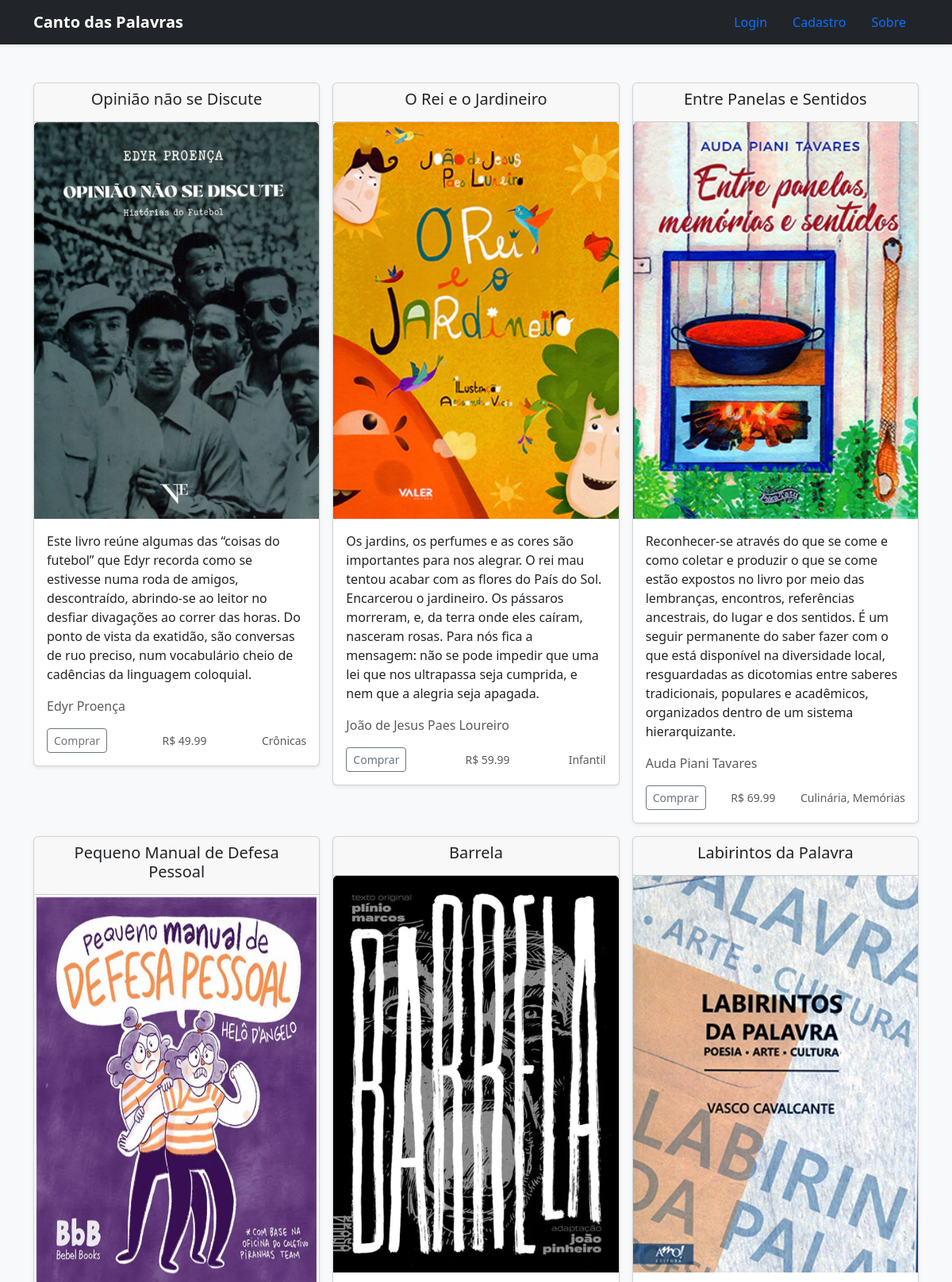
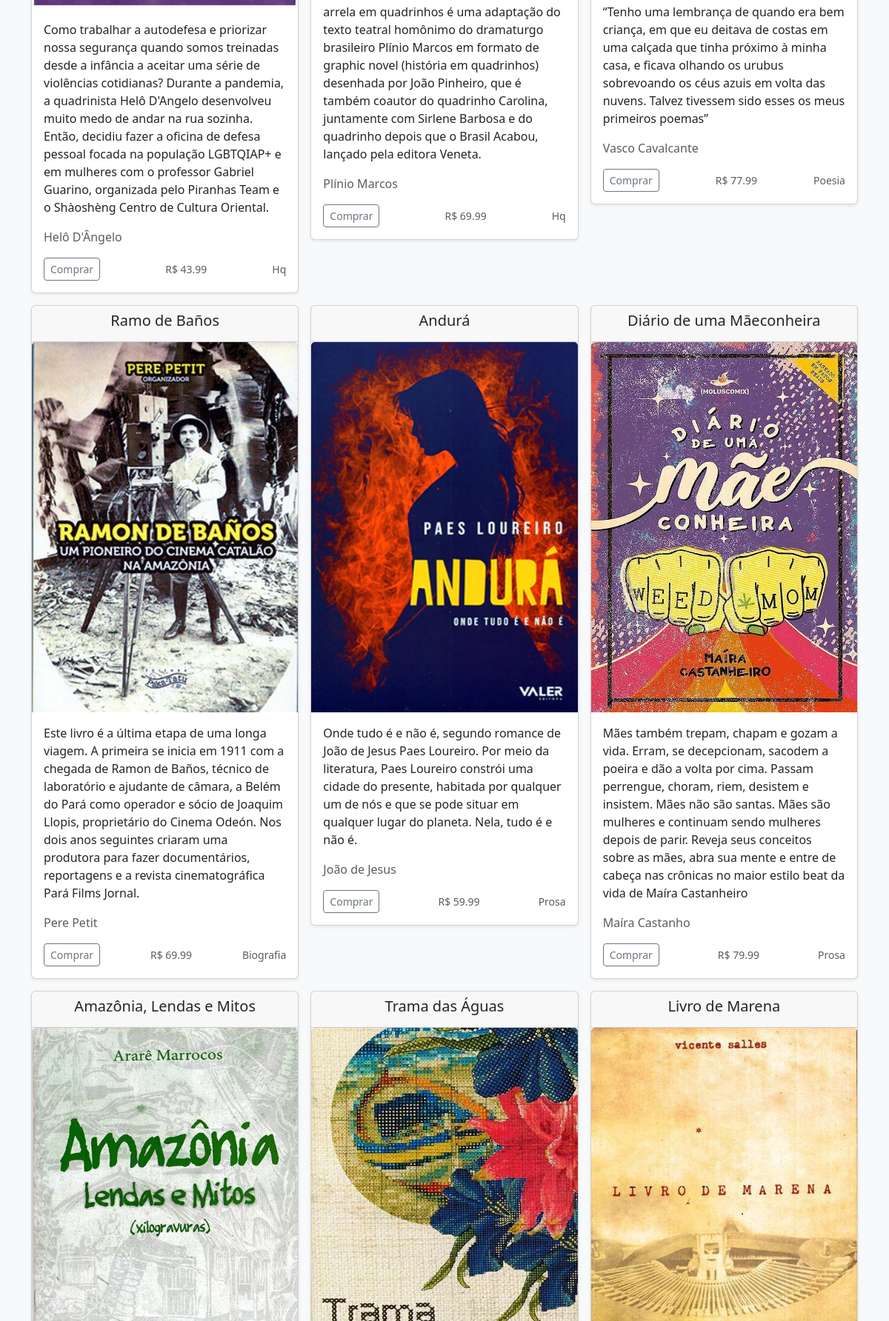
The page / (upper part) on the database its author committed (2 pictures, top to bottom).
### tables this page shows
CREATE TABLE `livros` (
  `idlivro` int(11) NOT NULL,
  `nomelivro` varchar(255) NOT NULL,
  `nomeautor` varchar(255) NOT NULL,
  `descricao` text NOT NULL,
  `preco` decimal(7,2) NOT NULL,
  `tema` varchar(255) NOT NULL,
  `imagem` varchar(500) NOT NULL
);

### index.php (the view, shortened to what this page needs)
<?php
require_once('src/conexao-bd.php');
$sql = 'SELECT idlivro, nomelivro, nomeautor, descricao, preco, tema, imagem FROM livros';
$livros = $pdo->query($sql, null);
?>
<!doctype html>
<html lang="pt-br" data-bs-theme="auto">
  <head><script src="../assets/js/color-modes.js"></script>
    <link rel="stylesheet" href="https://cdn.jsdelivr.net/npm/@docsearch/css@3">
    <link href="../assets/dist/css/bootstrap.min.css" rel="stylesheet">
    <link href="assets/dist/css/style.css" rel="stylesheet">
  </head>
  <body>
<header class="navbar navbar-dark bg-dark shadow-sm">
  <div class="container">
    <a href="index.php" class="navbar-brand d-flex align-items-center">
      <strong>Canto das Palavras</strong>
    </a>
    <ul class="nav">
      <?php
      if(isset($_SESSION['idusuario'])){
        echo '<li class="nav-item">
                <a class="nav-link btn btn-outline-light" href="logout.php">Logout</a>
              </li>
              <li class="nav-item">
                <a class="nav-link btn btn-outline-light" href="carrinho.php">Carrinho</a>
              </li>
              <li class="nav-item">
                <a class="nav-link btn btn-outline-light" href="contato.php">Contato</a>
              </li>
              <li class="nav-item">
                <a class="nav-link btn btn-outline-light" href="sobre.php">Sobre</a>
              </li>'
              ;
      } else {
        echo '<li class="nav-item">
                <a class="nav-link btn btn-outline-light" href="login.php">Login</a>
              </li>
              <li class="nav-item">
                <a class="nav-link btn btn-outline-light" href="cadastrousuario.php">Cadastro</a>
              </li>
              <li class="nav-item">
                <a class="nav-link btn btn-outline-light" href="sobre.php">Sobre</a>
              </li>'
              ;
      }?>
    </ul>
  </div>
</header>
<main>
  <div class="album py-5 bg-body-tertiary">
    <div class="container">
      <div class="row row-cols-1 row-cols-sm-2 row-cols-md-3 g-3">
        <?php foreach($livros as $livro): ?>
          <div class="col">
              <div class="card shadow-sm">
                  <div class="card-header">
                      <h5 class="card-title text-center"><?= $livro["nomelivro"]; ?></h5>
                  </div>
                  <img src="<?=$livro["imagem"];?>" class="card-img-top" width="80" height="500">
                  <div class="card-body">
                      <p class="card-text"><?= $livro["descricao"]; ?></p>
                      <p class="text-body-secondary"><?= $livro["nomeautor"]; ?></p>
                      <div class="d-flex justify-content-between align-items-center">
                          <?php if (isset($_SESSION['idusuario'])): ?>
                              <form action="carrinhobd.php" method="post">
                                  <input type="hidden" name="idlivro" value="<?= $livro['idlivro']; ?>">
                                  <button type="submit" class="btn btn-sm btn-outline-secondary" name="adicionar_carrinho">Adicionar ao Carrinho</button>
                              </form>
                          <?php else: ?>
                              <a href="login.php">
                                  <button type="button" class="btn btn-sm btn-outline-secondary">Comprar</button>
                              </a>
                          <?php endif; ?>
                          <small class="text-body-secondary"><?= "R$ " . $livro["preco"]; ?></small>
                          <small class="text-body-secondary"><?= $livro["tema"]; ?></small>
                      </div>
                  </div>
              </div>
          </div>
        <?php endforeach; ?>
      </div>
    </div>
  </div>
</main>
</body>
</html>

### rows shown on the page
livros: nomelivro "Opinião não se Discute", imagem (picture), descricao "Este livro reúne algumas das “coisas do futebol” que Edyr recorda como se estivesse numa roda de amigos, descontraído, abrindo-se ao leitor no desfiar divagações ao correr das horas. Do ponto de vista da exatidão, são conversas de ruo preciso, num vocabulário cheio de cadências da linguagem coloquial.", nomeautor "Edyr Proença", shows "Comprar", preco "49.99", tema "Crônicas"
livros: nomelivro "O Rei e o Jardineiro", imagem (picture), descricao "Os jardins, os perfumes e as cores são importantes para nos alegrar. O rei mau tentou acabar com as flores do País do Sol. Encarcerou o jardineiro. Os pássaros morreram, e, da terra onde eles caíram, nasceram rosas. Para nós fica a mensagem: não se pode impedir que uma lei que nos ultrapassa seja cumprida, e nem que a alegria seja apagada.", nomeautor "João de Jesus Paes Loureiro", shows "Comprar", preco "59.99", tema "Infantil"
livros: nomelivro "Entre Panelas e Sentidos", imagem (picture), descricao "Reconhecer-se através do que se come e como coletar e produzir o que se come estão expostos no livro por meio das lembranças, encontros, referências ancestrais, do lugar e dos sentidos. É um seguir permanente do saber fazer com o que está disponível na diversidade local, resguardadas as dicotomias entre saberes tradicionais, populares e acadêmicos, organizados dentro de um sistema hierarquizante.", nomeautor "Auda Piani Tavares", shows "Comprar", preco "69.99", tema "Culinária, Memórias"
livros: nomelivro "Pequeno Manual de Defesa Pessoal", imagem (picture), descricao "Como trabalhar a autodefesa e priorizar nossa segurança quando somos treinadas desde a infância a aceitar uma série de violências cotidianas? Durante a pandemia, a quadrinista Helô D'Angelo desenvolveu muito medo de andar na rua sozinha. Então, decidiu fazer a oficina de defesa pessoal focada na população LGBTQIAP+ e em mulheres com o professor Gabriel Guarino, organizada pelo Piranhas Team e o Shàoshèng Centro de Cultura Oriental.", nomeautor "Helô D'Ângelo", shows "Comprar", preco "43.99", tema "Hq"
livros: nomelivro "Barrela", imagem (picture), descricao "arrela em quadrinhos é uma adaptação do texto teatral homônimo do dramaturgo brasileiro Plínio Marcos em formato de graphic novel (história em quadrinhos) desenhada por João Pinheiro, que é também coautor do quadrinho Carolina, juntamente com Sirlene Barbosa e do quadrinho depois que o Brasil Acabou, lançado pela editora Veneta.", nomeautor "Plínio Marcos", shows "Comprar", preco "69.99", tema "Hq"
livros: nomelivro "Labirintos da Palavra", imagem (picture), descricao "“Tenho uma lembrança de quando era bem criança, em que eu deitava de costas em uma calçada que tinha próximo à minha casa, e ficava olhando os urubus sobrevoando os céus azuis em volta das nuvens. Talvez tivessem sido esses os meus primeiros poemas”", nomeautor "Vasco Cavalcante", shows "Comprar", preco "77.99", tema "Poesia"
livros: nomelivro "Ramo de Baños", imagem (picture), descricao "Este livro é a última etapa de uma longa viagem. A primeira se inicia em 1911 com a chegada de Ramon de Baños, técnico de laboratório e ajudante de câmara, a Belém do Pará como operador e sócio de Joaquim Llopis, proprietário do Cinema Odeón. Nos dois anos seguintes criaram uma produtora para fazer documentários, reportagens e a revista cinematográfica Pará Films Jornal.", nomeautor "Pere Petit", shows "Comprar", preco "69.99", tema "Biografia"
livros: nomelivro "Andurá", imagem (picture), descricao "Onde tudo é e não é, segundo romance de João de Jesus Paes Loureiro. Por meio da literatura, Paes Loureiro constrói uma cidade do presente, habitada por qualquer um de nós e que se pode situar em qualquer lugar do planeta. Nela, tudo é e não é.", nomeautor "João de Jesus", shows "Comprar", preco "59.99", tema "Prosa"
livros: nomelivro "Diário de uma Mãeconheira", imagem (picture), descricao "Mães também trepam, chapam e gozam a vida. Erram, se decepcionam, sacodem a poeira e dão a volta por cima. Passam perrengue, choram, riem, desistem e insistem. Mães não são santas. Mães são mulheres e continuam sendo mulheres depois de parir. Reveja seus conceitos sobre as mães, abra sua mente e entre de cabeça nas crônicas no maior estilo beat da vida de Maíra Castanheiro", nomeautor "Maíra Castanho", shows "Comprar", preco "79.99", tema "Prosa"
livros: nomelivro "Amazônia, Lendas e Mitos", imagem (picture)
livros: nomelivro "Trama das Águas", imagem (picture)
livros: nomelivro "Livro de Marena", imagem (picture)
